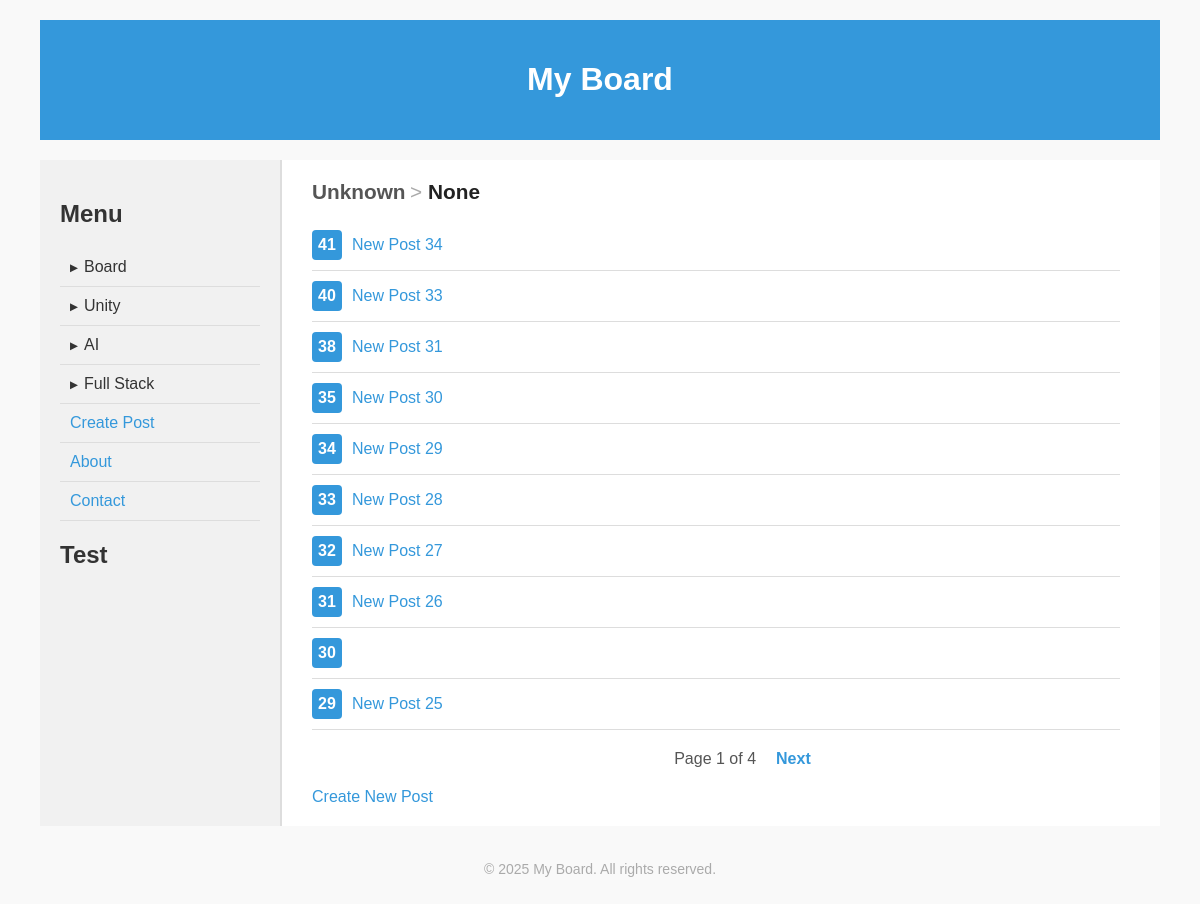
The page /board/ on the database as committed earlier.
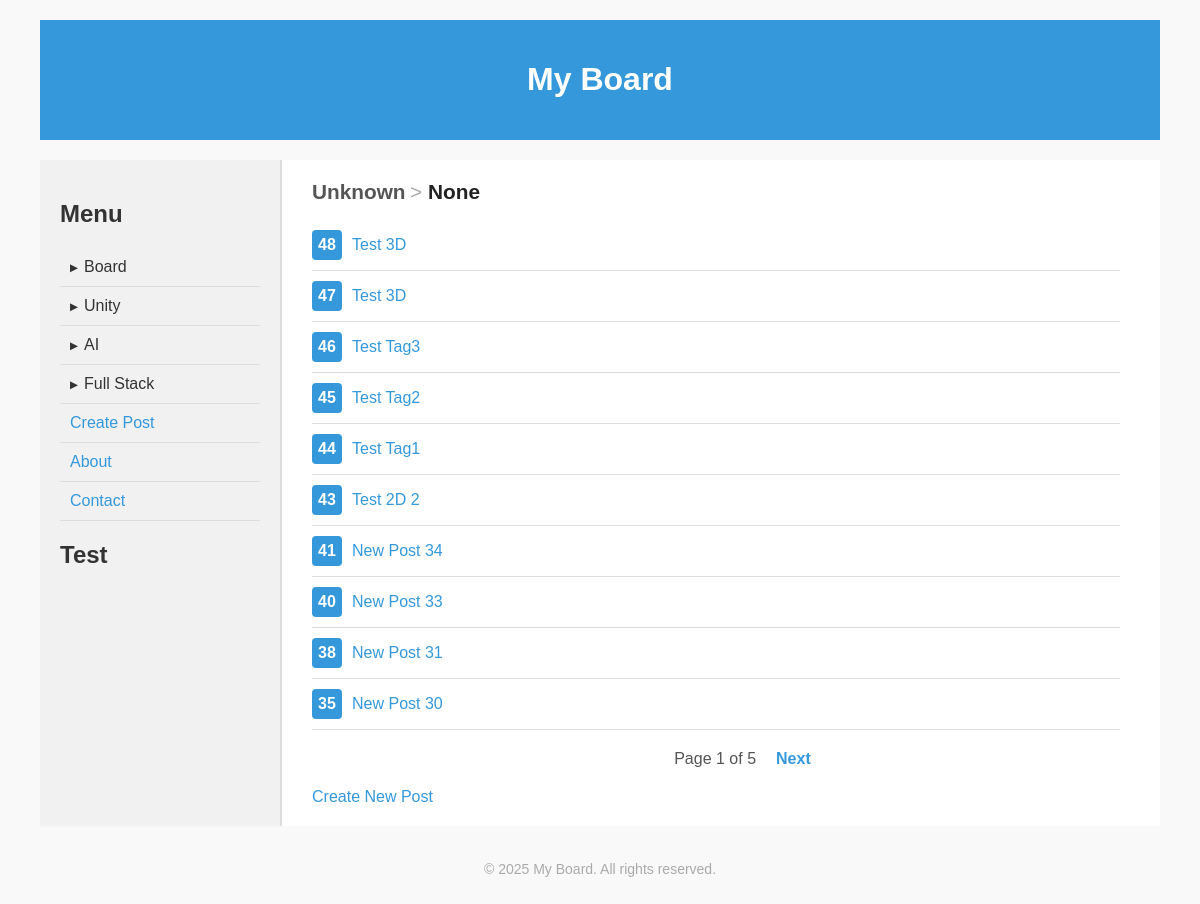
The same page on the database as committed later.
### board/models.py (models this page shows, shortened)
class Post(models.Model):
    CATEGORY_CHOICES = [
        ('free', '자유'),
        ('diary', '일기'),
        ('activity', '활동'),
        ('2d', '2D'),
        ('3d', '3D'),
        ('android-permission', '앱 권한'),
        ('chatbot', '챗봇'),
        ('classification', '분류'),
        ('flea-market', 'Flea Market'),
        ('green-code', 'Green Code'),
    ]
    category = models.CharField(
        max_length=20,
        choices=CATEGORY_CHOICES,
        default='free'
    )
    tag = models.CharField(
        max_length=20,
        default='tag1'
    )
    title = models.CharField(max_length=200)
    content = models.TextField()
    post_date = models.DateTimeField("date posted")
    update_date = models.DateTimeField("date updated", auto_now=True) # 저장될 때마다 매번 갱신

### board/views.py (the view)
# urls.py: path('', views.index, name='index'),
def index(request):
    category = request.GET.get('category')
    tag = request.GET.get('tag')
    parentCategory = get_parent_category(category)
    tag_list = CATEGORY_TAGS.get(category, [])
    latest_post_list = Post.objects.all().order_by('-post_date')
    if category:
        latest_post_list = latest_post_list.filter(category=category).order_by('-post_date')
    if tag:
        latest_post_list = latest_post_list.filter(tag=tag).order_by('-post_date')
    paginator = Paginator(latest_post_list, 10) # 10 posts per one page
    page_number = request.GET.get('page') # current page
    page_obj = paginator.get_page(page_number)
    context = {
        'page_obj': page_obj,
        'selected_category': category,
        'parent_category': parentCategory,
        'tag_list': tag_list,
    }
    if request.headers.get('x-requested-with') == 'XMLHttpRequest': # AJAX 요청인 경우
        return render(request, 'board/post_list_partial.html', context)
    else:
        return render(request, 'board/index.html', context)

### board/views.py (called while the page is built)
def get_parent_category(category):
    mapping = {
        "2d": "Unity",
        "3d": "Unity",
        "android-permission": "AI",
        "chatbot": "AI",
        "classification": "AI",
        "flea-market": "Full Stack",
        "green-code": "Full Stack",
    }
    return mapping.get(category, "Unknown")

### board/templates/board/index.html (shortened to what this page needs)
{% extends 'base.html' %}
{% block content %}
<div id="category-title">
    <span style="font-size: 1.3rem; font-weight: bold; color: #555;">{{ parent_category }}</span>
    <span style="font-size: 1.3rem; color: #aaa;"> &gt; </span>
    <span style="font-size: 1.3rem; font-weight: bold; color: #222;">{{ selected_category|title }}</span>
</div>
{% if page_obj %}
    <ul class="post-list">
        {% for post in page_obj %}
            <li>
                <div class="post-number">{{ post.id }}</div>
                <a href="{% url 'board:detail' post.id %}">{{ post.title }}</a>
            </li>
        {% endfor %}
    </ul>
    <div class="pagination">
        <div class="pagination-prev">
        </div>
        <div class="pagination-center">
            <span>Page {{ page_obj.number }} of {{ page_obj.paginator.num_pages }}</span>
        </div>
        <div class="pagination-next">
            {% if page_obj.has_next %}
                <a href="?page={{ page_obj.next_page_number }}{% if selected_category %}&category={{ selected_category }}{% endif %}">Next</a>
            {% else %}
                <span class="invisible">Next</span>
            {% endif %}
        </div>
    </div>
{% else %}
    <p>No post are available.</p>
{% endif %}
<a href="/board/create/">Create New Post</a>
{% endblock %}

Rows that differ between the two databases and show on the page:
no longer on this page (row unchanged): Post: id "34", title "New Post 29"
no longer on this page (row unchanged): Post: id "33", title "New Post 28"
no longer on this page (row unchanged): Post: id "32", title "New Post 27"
no longer on this page (row unchanged): Post: id "31", title "New Post 26"
no longer on this page (row unchanged): Post: id "30"
no longer on this page (row unchanged): Post: id "29", title "New Post 25"
added Post: id "48", title "Test 3D"
added Post: id "47", title "Test 3D"
added Post: id "46", title "Test Tag3"
added Post: id "45", title "Test Tag2"
added Post: id "44", title "Test Tag1"
added Post: id "43", title "Test 2D 2"
Other text that changed with them:
{{ page_obj.paginator.num_pages }}: "4" → "5"
